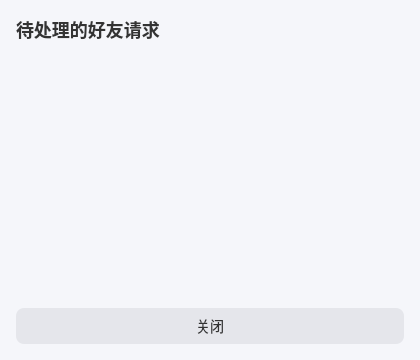
<?xml version="1.0" encoding="UTF-8"?>
<ui version="4.0">
 <class>FriendRequestListDialog</class>
 <widget class="QDialog" name="FriendRequestListDialog">
  <property name="geometry"><rect><x>0</x><y>0</y><width>420</width><height>360</height></rect></property>
  <property name="windowTitle"><string>好友请求</string></property>
  <property name="styleSheet"><string>QDialog { background: #F5F6FA; font-family: Microsoft YaHei; }</string></property>
  <layout class="QVBoxLayout" name="vl_main">
   <property name="leftMargin"><number>16</number></property>
   <property name="topMargin"><number>16</number></property>
   <property name="rightMargin"><number>16</number></property>
   <property name="bottomMargin"><number>16</number></property>
   <item>
    <widget class="QLabel" name="lb_title">
     <property name="text"><string>待处理的好友请求</string></property>
     <property name="styleSheet"><string>font-size: 18px; font-weight: bold; color: #333;</string></property>
    </widget>
   </item>
   <item>
    <widget class="QListWidget" name="lw_requests">
     <property name="styleSheet">
      <string>QListWidget { background: transparent; border: none; }
QListWidget::item { background: white; border-radius: 10px; margin: 0 0 8px 0; padding: 0; }</string>
     </property>
    </widget>
   </item>
   <item>
    <widget class="QPushButton" name="pb_close">
     <property name="text"><string>关闭</string></property>
     <property name="cursor"><cursorShape>PointingHandCursor</cursorShape></property>
     <property name="minimumSize"><size><width>0</width><height>36</height></size></property>
     <property name="maximumSize"><size><width>16777215</width><height>36</height></size></property>
     <property name="styleSheet">
      <string>QPushButton { background: #E5E6EB; color: #333; border-radius: 8px; font-size: 14px; border: none; }
QPushButton:hover { background: #D3D4D9; }</string>
     </property>
    </widget>
   </item>
  </layout>
 </widget>
 <resources/>
 <connections>
  <connection><sender>pb_close</sender><signal>clicked()</signal><receiver>FriendRequestListDialog</receiver><slot>accept()</slot></connection>
 </connections>
</ui>
